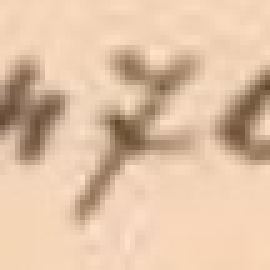
#> input picture размеченное/7_00084.jpg, 54 x 54 px, given in place of img_10.jpg, which was not available (shown 5 times larger)
$ jupyter execute --allow-errors 'error found.ipynb'   (shell and % lines are left out)   (text cells are left out)
#> lines starting #> are read from the running program, lines starting #| are printed output that depends on the picture; after the words box and inside, x2 and y2 are one past the last pixel; in counts of white or black regions, pixels touching at a corner belong together; pictures that were not available may be replaced by others from this repository, and a replacement may not be noted
[cell 1]
import msu_science_work.mnist_handling as mn

[cell 2]
from tensorflow.examples.tutorials.mnist import input_data
from tensorflow.contrib.layers import xavier_initializer
import tensorflow as tf
# import mnist_handling as mn

tf.set_random_seed(66666)
#> (this line was passed over: tensorflow is not available in this run)

#> (the rest of this cell did not finish here and is left out)

[cell 3]
import matplotlib.pyplot as plt
import numpy as np

#> (the rest of this cell did not finish here and is left out)

#> (a cell that did not finish here is left out)

[cell 5]
# [63 lines left out: function conv_net, not called in this run]

#> (a cell that did not finish here is left out)

#> (a cell that did not finish here is left out)

[cell 8]
import os
import random

dir_name = "msu-science-work/размеченное"
lst = os.listdir(dir_name)

test_list = ["msu-science-work/размеченное/" + name for name in lst]
# random.shuffle(test_list)

[cell 9]
test_list.append('msu-science-work/размеченное/img_10.jpg')

[cell 10]
# from google.colab.patches import cv2_imshow
# cv2_imshow("0_00417.jpg")

[cell 11]
import time
import cv2
from google.colab.patches import cv2_imshow
t = time.clock()

#> (the rest of this cell did not finish here and is left out)

[cell 12]
from google.colab.patches import cv2_imshow
cv2_imshow('msu-science-work/размеченное/img_10.jpg')

#> (a cell that did not finish here is left out)

[cell 14]
image = cv2.imread('msu-science-work/размеченное/img_10.jpg')
#> image is the input picture: shape (54, 54, 3); mean B, G, R 166.7, 193.9, 224.4
# gray = cv2.cvtColor(image, cv2.COLOR_BGR2GRAY)
#> (the rest of this cell did not finish here and is left out)

#> (a cell that did not finish here is left out)

#> (a cell that did not finish here is left out)

#> (a cell that did not finish here is left out)

[cell 18]
import cv2
from google.colab.patches import cv2_imshow
im = cv2.imread("image.png")
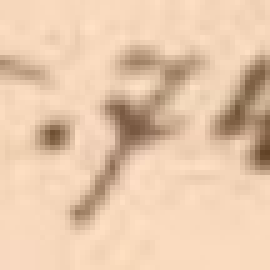
#> input picture размеченное/7_00187.jpg, 54 x 54 px, given in place of image.png, which was not available (shown 5 times larger)
#> im is the input picture: shape (54, 54, 3); mean B, G, R 172.4, 200.2, 231.1

im_gray = cv2.cvtColor(im, cv2.COLOR_BGR2GRAY)
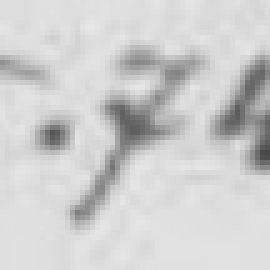
#> im_gray: shape (54, 54) (shown 5 times larger); min 72, max 231, mean 206.3
# im_gray = cv2.GaussianBlur(im_gray, (5, 5), 0)
3
ret, im_th = cv2.threshold(im_gray, 170, 255, cv2.THRESH_BINARY_INV)
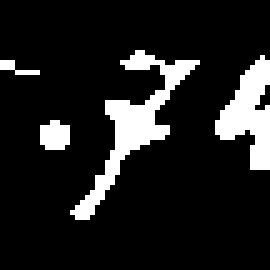
#> im_th: shape (54, 54) (shown 5 times larger); 12.8% white; 4 white regions (1 under 20 px)

ctrs, hier = cv2.findContours(im_th.copy(), cv2.RETR_EXTERNAL, cv2.CHAIN_APPROX_SIMPLE)
#> ctrs = 4 contours, 1 with area under 20; largest, box (x1, y1, x2, y2) and area: (14, 10, 40, 44) 144, (43, 11, 54, 34) 106, (8, 24, 14, 30) 21


cv2_imshow(im_th)
rects = [cv2.boundingRect(ctr) for ctr in ctrs]
#> rects = [(8, 24, 6, 6), (0, 12, 8, 3), (43, 11, 11, 23), (14, 10, 26, 34)]
i = 0
for rect in rects:
    i= i+1
    # Draw the rectangles
    # cv2.rectangle(im, (rect[0], rect[1]), (rect[0] + rect[2], rect[1] + rect[3]), (0, 255, 0), 3)
    leng = int(rect[3] * 1.6)
    pt1 = int(rect[1] + rect[3] // 2 - leng // 2)
    pt2 = int(rect[0] + rect[2] // 2 - leng // 2)
    roi = im[pt1:pt1+leng, pt2:pt2+leng]
    # cv2_imshow(roi)
    cv2.imwrite(format(leng, '05d') +"_" + format(i, '05d') + ".jpg" ,img = roi)
#> this loop made 4 passes
#> (rect, leng, pt1, pt2) on passes 1 to 4: ((8, 24, 6, 6), 9, 23, 7), ((0, 12, 8, 3), 4, 11, 2), ((43, 11, 11, 23), 36, 4, 30), ((14, 10, 26, 34), 54, 0, 0)
#> pass 3, `roi = im[pt1:pt1+leng, pt2:pt2+leng]`:
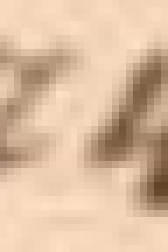
#> roi: shape (36, 24, 3) (shown 7 times larger); mean B, G, R 160.8, 188.8, 219.2
#> after the loop, i = 4
cv2_imshow(im)
# cv2.waitKey(0)

[cell 19]
import os

dir_name = "/content/"
test = os.listdir(dir_name)

for item in test:
    if item.endswith(".jpg"):
        os.remove(os.path.join(dir_name, item))
